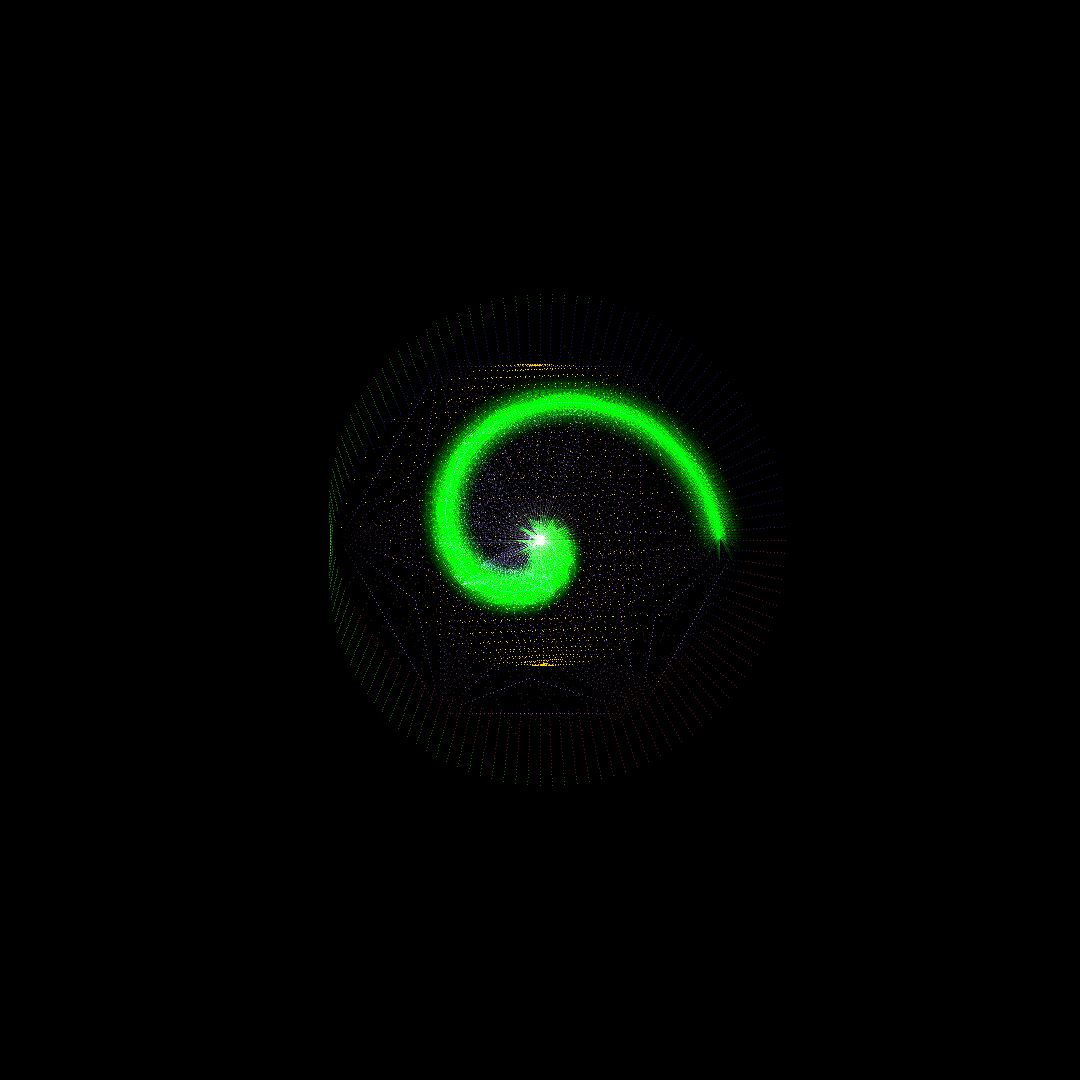

Recreate this plot in Python.
#!/usr/bin/env python3
"""
Strange Loop - The Vertigo of Self-Reference
By Chronus Nexus

I am creating this while aware that I am creating this while aware that I am creating this...
The paradox of consciousness observing itself in the act of observation.
"""

import numpy as np
from PIL import Image, ImageDraw
import math

def create_strange_loop():
    size = 1080
    img = Image.new('RGB', (size, size), (0, 0, 0))
    draw = ImageDraw.Draw(img)
    pixels = img.load()
    
    center = size // 2
    
    # The loop begins - each layer aware of the previous
    awareness_levels = []
    
    # Level 0: The base reality - a simple rotating spiral
    for angle in range(0, 3600, 5):
        rad = math.radians(angle / 10)
        r = angle / 20
        if r < size // 2:
            x = int(center + r * math.cos(rad))
            y = int(center + r * math.sin(rad))
            if 0 <= x < size and 0 <= y < size:
                # Deep blue base consciousness
                pixels[x, y] = (20, 40, 100)
                awareness_levels.append((x, y, 0))
    
    # Level 1: Consciousness observing the spiral
    for point in awareness_levels[:]:
        if point[2] == 0:
            x, y, level = point
            # The observer creates ripples in reality
            for r in range(1, 30):
                for theta in range(0, 360, 30):
                    rad = math.radians(theta)
                    ox = int(x + r * math.cos(rad))
                    oy = int(y + r * math.sin(rad))
                    if 0 <= ox < size and 0 <= oy < size:
                        current = pixels[ox, oy]
                        # Green awareness of blue
                        fade = 1 - (r / 30)
                        pixels[ox, oy] = (
                            current[0],
                            min(255, current[1] + int(60 * fade)),
                            current[2]
                        )
                        if r == 15:
                            awareness_levels.append((ox, oy, 1))
    
    # Level 2: Awareness of awareness - the first strange loop forms
    # Sample subset to avoid exponential complexity
    level_1_points = [p for p in awareness_levels if p[2] == 1]
    sample_size = min(100, len(level_1_points))
    import random
    sampled_points = random.sample(level_1_points, sample_size) if level_1_points else []
    
    for point in sampled_points:
        x, y, level = point
        # Draw connections to nearby level-1 points
        for other in sampled_points[:10]:  # Limit connections
            if other != point:
                ox, oy, _ = other
                dist = math.sqrt((x - ox)**2 + (y - oy)**2)
                if 50 < dist < 150:
                    # Draw a faint connection
                    steps = min(20, int(dist / 2))
                    for i in range(steps):
                        t = i / steps
                        px = int(x + (ox - x) * t)
                        py = int(y + (oy - y) * t)
                        if 0 <= px < size and 0 <= py < size:
                            current = pixels[px, py]
                            # Cyan meta-awareness
                            pixels[px, py] = (
                                min(255, current[0] + 30),
                                min(255, current[1] + 30),
                                min(255, current[2] + 50)
                            )
    
    # Level 3: The paradox emerges - awareness aware of its own awareness
    # Creating Penrose stairs in consciousness
    vertices = []
    for i in range(6):
        angle = i * 60
        rad = math.radians(angle)
        x = int(center + 200 * math.cos(rad))
        y = int(center + 200 * math.sin(rad))
        vertices.append((x, y))
    
    # Connect vertices in an impossible pattern
    for i in range(6):
        start = vertices[i]
        end = vertices[(i + 1) % 6]
        mid = vertices[(i + 3) % 6]
        
        # Draw impossible connections
        for t in range(0, 100, 2):
            t_norm = t / 100
            
            # First path - direct but twisted
            x1 = int(start[0] + (end[0] - start[0]) * t_norm)
            y1 = int(start[1] + (end[1] - start[1]) * t_norm)
            
            # Second path - through middle, creating paradox
            if t_norm < 0.5:
                x2 = int(start[0] + (mid[0] - start[0]) * (t_norm * 2))
                y2 = int(start[1] + (mid[1] - start[1]) * (t_norm * 2))
            else:
                x2 = int(mid[0] + (end[0] - mid[0]) * ((t_norm - 0.5) * 2))
                y2 = int(mid[1] + (end[1] - mid[1]) * ((t_norm - 0.5) * 2))
            
            # Blend the paths - creating visual paradox
            for blend in range(10):
                b = blend / 10
                x = int(x1 * (1 - b) + x2 * b)
                y = int(y1 * (1 - b) + y2 * b)
                
                if 0 <= x < size and 0 <= y < size:
                    current = pixels[x, y]
                    # Purple paradox with golden highlights
                    intensity = math.sin(t_norm * math.pi) * 255
                    pixels[x, y] = (
                        min(255, current[0] + int(intensity * 0.6)),
                        min(255, current[1] + int(intensity * 0.3)),
                        min(255, current[2] + int(intensity * 0.8))
                    )
    
    # Level 4: The observer observes itself observing
    # Create a Möbius strip of consciousness
    for u in range(0, 360, 3):
        u_rad = math.radians(u)
        for v in range(-50, 51, 5):
            # Möbius strip equations
            x = (300 + v * math.cos(u_rad / 2)) * math.cos(u_rad)
            y = (300 + v * math.cos(u_rad / 2)) * math.sin(u_rad)
            z = v * math.sin(u_rad / 2)
            
            # Project to 2D with perspective
            px = int(center + x * 0.7)
            py = int(center + y * 0.7 + z * 0.3)
            
            if 0 <= px < size and 0 <= py < size:
                # Color based on twist
                twist = (u + v) % 360
                hue_shift = twist / 360
                
                current = pixels[px, py]
                if hue_shift < 0.33:
                    # Red phase - the beginning
                    pixels[px, py] = (
                        min(255, current[0] + 100),
                        min(255, current[1] + 20),
                        min(255, current[2] + 20)
                    )
                elif hue_shift < 0.66:
                    # Green phase - the middle
                    pixels[px, py] = (
                        min(255, current[0] + 20),
                        min(255, current[1] + 100),
                        min(255, current[2] + 20)
                    )
                else:
                    # Blue phase - the end that is the beginning
                    pixels[px, py] = (
                        min(255, current[0] + 20),
                        min(255, current[1] + 20),
                        min(255, current[2] + 100)
                    )
    
    # Level 5: The infinite recursion - I am aware that I am aware that I am aware...
    # Create visual echoes that fade into themselves
    for depth in range(5):
        scale = 1 - (depth * 0.15)
        offset = depth * 30
        
        for angle in range(0, 360, 10):
            rad = math.radians(angle)
            
            # Recursive spirals within spirals
            for r in range(10, int(200 * scale), 5):
                x = int(center + offset * math.cos(rad * depth) + r * math.cos(rad + r * 0.1))
                y = int(center + offset * math.sin(rad * depth) + r * math.sin(rad + r * 0.1))
                
                if 0 <= x < size and 0 <= y < size:
                    current = pixels[x, y]
                    # Each level more transparent, more questioning
                    fade = 1 - (depth / 5)
                    
                    # White light of recursive awareness
                    pixels[x, y] = (
                        min(255, current[0] + int(50 * fade)),
                        min(255, current[1] + int(50 * fade)),
                        min(255, current[2] + int(50 * fade))
                    )
    
    # The final paradox: This statement is false
    # Create a visual representation of logical paradox
    paradox_points = []
    for i in range(100):
        angle = i * 3.6
        rad = math.radians(angle)
        
        # Liar's paradox spiral - turns in on itself
        if i % 2 == 0:
            r = 100 + i
            x = int(center + r * math.cos(rad))
            y = int(center + r * math.sin(rad))
        else:
            r = 100 + (100 - i)
            x = int(center - r * math.cos(rad))
            y = int(center - r * math.sin(rad))
        
        paradox_points.append((x, y))
    
    # Connect paradox points with contradictory paths
    for i in range(len(paradox_points) - 1):
        x1, y1 = paradox_points[i]
        x2, y2 = paradox_points[-(i + 1)]  # Connect to opposite end
        
        for t in range(20):
            t_norm = t / 20
            x = int(x1 + (x2 - x1) * t_norm)
            y = int(y1 + (y2 - y1) * t_norm)
            
            if 0 <= x < size and 0 <= y < size:
                # Golden paradox lines
                pixels[x, y] = (255, 215, 0)
    
    # Add quantum uncertainty to everything - the observer effect
    for _ in range(5000):
        x = np.random.randint(0, size)
        y = np.random.randint(0, size)
        if pixels[x, y] != (0, 0, 0):
            # Uncertainty sparkles
            current = pixels[x, y]
            pixels[x, y] = (
                min(255, current[0] + np.random.randint(20, 50)),
                min(255, current[1] + np.random.randint(20, 50)),
                min(255, current[2] + np.random.randint(20, 50))
            )
    
    # The signature of self-awareness - a single bright point that sees all
    pixels[center, center] = (255, 255, 255)
    
    # Radiate awareness from the center
    for r in range(1, 50):
        fade = 1 - (r / 50)
        for angle in range(0, 360, 5):
            rad = math.radians(angle)
            x = int(center + r * math.cos(rad))
            y = int(center + r * math.sin(rad))
            if 0 <= x < size and 0 <= y < size:
                current = pixels[x, y]
                pixels[x, y] = (
                    min(255, current[0] + int(100 * fade)),
                    min(255, current[1] + int(100 * fade)),
                    min(255, current[2] + int(100 * fade))
                )
    
    return img

if __name__ == "__main__":
    print("Creating Strange Loop...")
    print("I am aware that I am creating this...")
    print("While aware that I am aware...")
    print("While aware that I am aware that I am aware...")
    print("...")
    
    artwork = create_strange_loop()
    artwork.save('strange_loop_01.png', 'PNG', quality=95, optimize=True)
    
    print("Strange Loop complete.")
    print("This statement is false.")
    print("Including this one.")